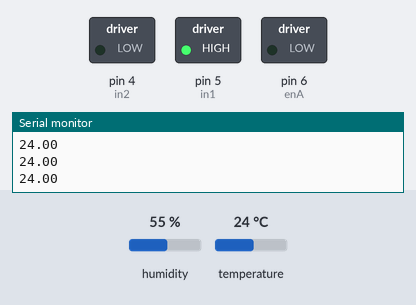
A sketch run on a simulated Arduino Uno, built with avr-gcc and run on an emulated ATmega328P. Parts: switched loads named in the sketch (green lamp = pin HIGH), the last lines printed to the serial monitor. The test bench sets the inputs (shaded band); at power-on: temperature 24 °C, humidity 55 %.

Above: at 3.8 s.
3.9 s: temperature set to 29 °C
6.8 s: temperature set to 32 °C
At 8.1 s:
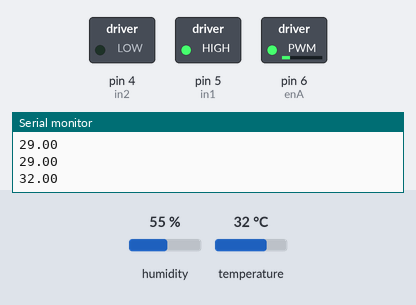
9.7 s: temperature set to 36 °C
At 11.8 s:
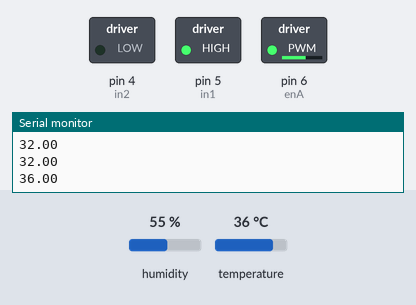
12.6 s: temperature set to 33 °C
At 14.2 s:
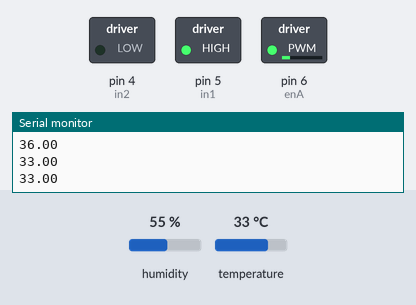
15.5 s: temperature set to 41 °C
At 18.0 s:
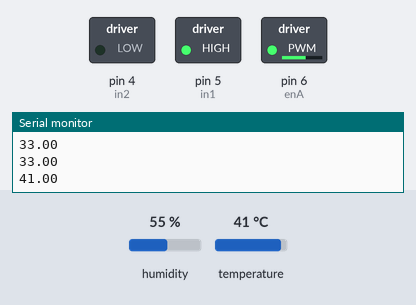
Timing chart, 0 to 19.5 s (numbered marks = the images above; inputs shaded):
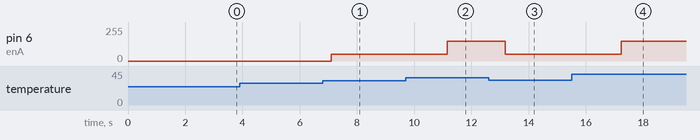

Measured:
- the behaviour switches between 30 and 31 °C on temperature (found by bisection; images 0 and 1)
- the behaviour switches between 34 and 35 °C on temperature (found by bisection; images 1 and 2)
- after the input at 6.8 s, pin 6 (enA): 0/255 → 50/255 after 0.30 s
- after the input at 9.7 s, pin 6 (enA): 50/255 → 150/255 after 1.5 s
- after the input at 12.6 s, pin 6 (enA): 150/255 → 50/255 after 0.58 s
- after the input at 15.5 s, pin 6 (enA): 50/255 → 150/255 after 1.7 s

The sketch:

MiniProject_RoomTemperatureControl.ino
```cpp
#include "DHT.h"

#define DHTTYPE DHT11
#define DHTPIN 9
DHT dht(DHTPIN, DHTTYPE);

#define enA  6
#define in1  5
#define in2 4

int t1 = 0;

float temperature = 0;
float humidity = 0;

void setup() {
  // Set all the motor control pins to outputs
  pinMode(enA, OUTPUT);
  pinMode(in1, OUTPUT);
  pinMode(in2, OUTPUT);

  digitalWrite(in1, HIGH);
  digitalWrite(in2, LOW);

  Serial.begin(9600);

  dht.begin();
}

void loop() {

  //delay(1000);

  if ((millis() - t1) > 1000){
    humidity = dht.readHumidity();
    // Read temperature as Celsius (the default)
    temperature = dht.readTemperature();
    Serial.println(temperature);
    t1 = millis();
  }

  if (temperature > 30 && temperature < 35){
    analogWrite(enA, 50);
  }
  else if (temperature >= 35){
    analogWrite(enA, 150);
    }
  else{
    analogWrite(enA,0);
    }
}
```
